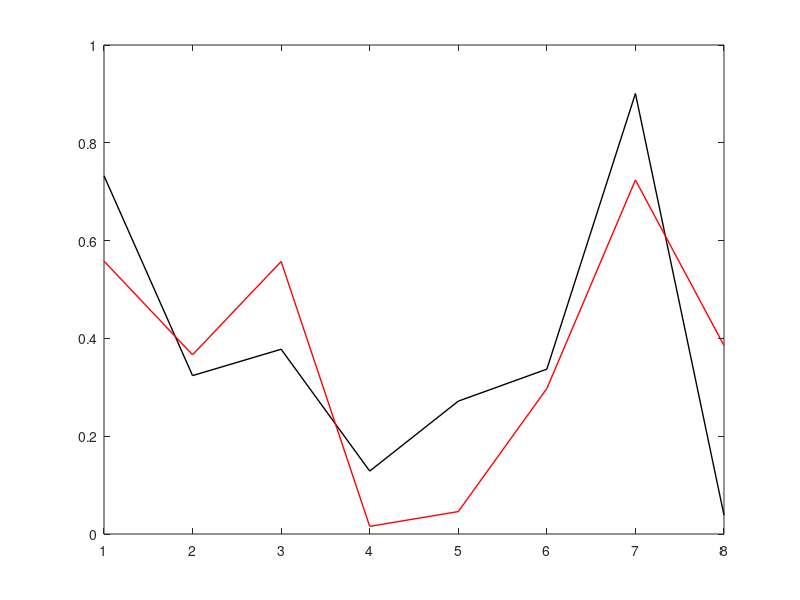

Here is the MATLAB script that generated this plot:
% clear, clc

% x_set = [-0.9, 0.9];
% theta_set = [-0.8, 0.8];
% 
% A = [1,    0.03333333,    0,            0;
%      0,    1,             -0.05649123,  0;
%      0,    0,             1,            0.03333333;
%      0,    0,             0.89802632,   1        ];
% 
% B = [0; 0.03341688; 0; -0.0783208];
% 
% D = [1/0.9,   0,        0,        0;
%        0,     0,       1/0.8,     0;
%        0,     1/100,    0,         0;
%        0,     0,       0,     1/100];
% 
% 
% n = 4;
% alpha = 0.865;
% beta = 0.002;
% invV = 1/beta;
% c = 1/15;
% 
% cvx_begin sdp
% 
%     variable Q(n,n) symmetric;
%     variable R(1,4);
% 
%     minimize -log_det(Q)
% 
%     subject to
% %         Q > 0;
%         D * Q * D' - eye(4) < 0
% %         [alpha*Q,      Q*A' + R'*B';
% %           A*Q + B*R,  Q] > 0
%         Z = A+B*R;
% %         Q*Z' + Z*Q < zeros(4)
% 
% %     [Q,      R';
% %      R,      1/beta] > 0
% 
% cvx_end
% 
% P = inv(Q)
% F = R*P
% A + B*F
% 
% C = eig((A+B*F)'*P*(A+B*F) - alpha*P)
% 
% 
% % syms mp mc l theta theta_dot F g
% % syms x x_dot theta theta_dot
% % 
% % theta_ddot = (g*sin(theta)+cos(theta)*((-F-mp*l*theta_dot^2*sin(theta))/(mc+mp)))/(l*(4/3-(mp*cos(theta)^2)/(mc+mp)));
% % 
% % x_ddot = (F+mp*l*(sin(theta)*theta_dot^2)-cos(theta)*theta_ddot)/(mc+mp);
% % 
% % % dd_theta_theta_dot = jacobian(dd_theta, theta);
% % % dd_x_theta = jacobian(dd_x, theta);
% % 
% % jacobian(x_ddot, F)
% 
% 
% pP = zeros(2, 2);
% vP = zeros(2, 2);
% 
% % For position
% pP(1, 1) = P(1, 1);
% pP(2, 2) = P(3, 3);
% pP(1, 2) = P(1, 3);
% pP(2, 1) = P(1, 3);
% 
% % For velocity
% vP(1, 1) = P(2, 2);
% vP(2, 2) = P(4, 4);
% vP(1, 2) = P(2, 4);
% vP(2, 1) = P(2, 4);
% 
% [eig_vector, ~] = eig(pP);
% eig_value = eig(pP);
% 
% % Define theta vector
% theta = linspace(-pi, pi, 1000);
% ty1 = cos(theta) / sqrt(eig_value(1));
% ty2 = sin(theta) / sqrt(eig_value(2));
% ty = [ty1; ty2];
% tQ = inv(eig_vector');
% tx = tQ * ty;
% tx1 = tx(1, :);
% tx2 = tx(2, :);
% 
% % Plot safety envelope
% figure;
% plot(tx1, tx2, 'k', 'LineWidth', 2);
% hold on;
% line([x_set(1), x_set(2)], [theta_set(1), theta_set(1)],'color','k', 'LineWidth', 2);
% line([x_set(1), x_set(2)], [theta_set(2), theta_set(2)],'color','k', 'LineWidth', 2);
% line([x_set(1), x_set(1)], [theta_set(1), theta_set(2)],'color','k', 'LineWidth', 2);
% line([x_set(2), x_set(2)], [theta_set(1), theta_set(2)],'color','k', 'LineWidth', 2);
% 
% xlabel('x');
% ylabel('theta');
% title('Safety Envelope');
% grid on;

%% Normal Force
% x(1,:) = [ 0.0521393   4.91018112 -0.13274536 -5.93970777];
% x(2,:) = [ 0.10124111  4.90808848 -0.19214243 -5.96524678];
% x(3,:) = [ 0.15032199  4.87400485 -0.2517949  -5.93069499];
% x(4,:) = [ 0.19906204  4.81006071 -0.31110185 -5.84277671];
% x(5,:) = [ 0.24716265  4.71839965 -0.36952962 -5.70856779];
% x(6,:) = [ 0.29434664  4.60104972 -0.4266153  -5.53505255];
% x = x';
% 
% u = [-0.0874746259721774;
%     -3.2380344570381396;
%     -6.209824494432468;
%     -9.014868091242526;
%     -11.67280796931201;
%     -14.208055072731007];

%% Reduced Force
clear x
x(1,:) = [ 0.34812747  4.99835172 -0.17577963 -5.3536321];
x(2,:) = [ 0.39811098  5.03994946 -0.22931595 -5.48979124];
x(3,:) = [ 0.44851048  5.06753598 -0.28421386 -5.60496518];
x(4,:) = [ 0.49918584  5.08087891 -0.34026351 -5.69938815];
x(5,:) = [ 0.54999463  5.07982673 -0.3972574  -5.77371837];
x(6,:) = [ 0.60079289  5.06429381 -0.45499458 -5.82901209];
x = x';

u = [4.249143110292408;
    2.9063418504839404;
    1.542394967286011;
    0.1590685651634054;
    -1.2433792873849647;
    -2.6662722733675004];

N = 5;

y(1,:) = x(1,:);
y(2,:) = x(2,:);
y(3,:) = x(3,:);
y(4,:) = x(4,:);
y(5,:) = u';

Y = y(:,1:N);

X1 = x(1,2:6);
X2 = x(2,2:6);
X3 = x(3,2:6);
X4 = x(4,2:6);

% v1 = X1*Y'*pinv(Y*Y');
% P1 = v1*Y;
% 
% v2 = X2*Y'*pinv(Y*Y');
% P2 = v2*Y;
% 
% v3 = X3*Y'*pinv(Y*Y');
% P3 = v3*Y;
% 
% v4 = X4*Y'*pinv(Y*Y');
% P4 = v4*Y;

N = 8
Y = rand(5,N);
X = rand(1,N);

v = X*Y'*pinv(Y*Y')

P = v*Y;

figure;
plot([1:N], X(:), 'k', 'LineWidth', 1);
hold on;
plot([1:N], P(:), 'r', 'LineWidth', 1);

